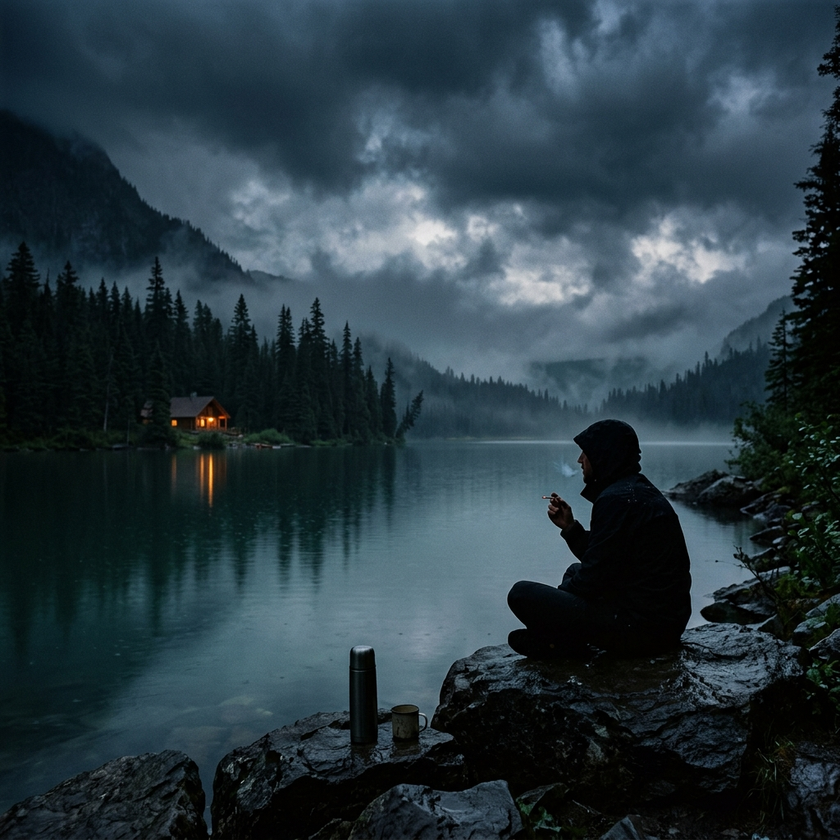
#> input picture assets/images/lake_guy.png, 840 x 840 px, shrunk from 1024 x 1024 before the run, found by its file name
$ python draw_person_wide.py
#> lines starting #> are read from the running program, lines starting #| are printed output that depends on the picture
from PIL import Image, ImageDraw

img = Image.open('c:/laragon/www/my_vibe/assets/images/lake_guy.png').convert('RGB')
#> img is the input picture: PIL image 840x840 RGB; mean R, G, B 41.6, 58.4, 66.7
w, h = img.size
#> w = 840; h = 840

# From the first grid view, the man's silhouette is clearly visible
# and his raised hand/arm with cigarette extends forward
# The cigarette tip appears to be around x=55-57%, y=53-56%
# Let's create a MUCH wider view showing the man's upper body

cx = int(w * 0.60)
#> cx = 504
cy = int(h * 0.55)
#> cy = 462
crop_size = 200  # larger area

x1, y1 = max(0, cx - crop_size), max(0, cy - crop_size)
#> x1 = 304; y1 = 262
x2, y2 = min(w, cx + crop_size), min(h, cy + crop_size)
#> x2 = 704; y2 = 662

crop = img.crop((x1, y1, x2, y2))
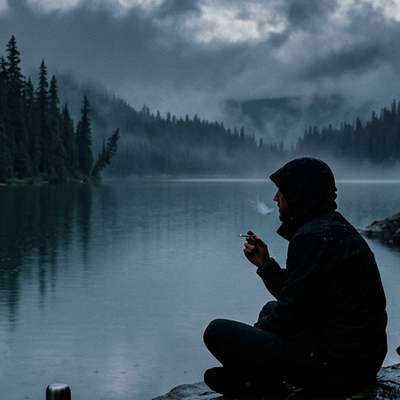
#> crop: PIL image 400x400 RGB; mean R, G, B 61.2, 80.4, 90.1
cw, ch = crop.size
#> cw = 400; ch = 400

draw = ImageDraw.Draw(crop)

# Draw precise grid every 2% (easier to read)
for x_pct in range(35, 82, 2):
    cx_pct = int(w * x_pct / 100) - x1
    if 0 <= cx_pct < cw:
        color = (255, 0, 0) if x_pct % 10 == 0 else (120, 0, 0)
        draw.line([(cx_pct, 0), (cx_pct, ch)], fill=color, width=1)
        if x_pct % 4 == 0:
            draw.text((cx_pct + 1, 3), f"{x_pct}", fill=(255, 100, 100))

for y_pct in range(33, 78, 2):
    cy_pct = int(h * y_pct / 100) - y1
    if 0 <= cy_pct < ch:
        color = (0, 255, 0) if y_pct % 10 == 0 else (0, 120, 0)
        draw.line([(0, cy_pct), (cw, cy_pct)], fill=color, width=1)
        if y_pct % 4 == 0:
            draw.text((3, cy_pct + 1), f"{y_pct}", fill=(100, 255, 100))

# Mark old current
cm_old_x = int(w * 0.635) - x1
#> cm_old_x = 229
cm_old_y = int(h * 0.590) - y1
#> cm_old_y = 233
draw.ellipse([(cm_old_x-5, cm_old_y-5), (cm_old_x+5, cm_old_y+5)], outline=(255,255,0), width=2)
draw.text((cm_old_x + 7, cm_old_y), "OLD pos", fill=(255, 255, 0))

dest_path = 'C:/Users/LENOVO/.gemini/antigravity-ide/brain/70d14234-39af-44f8-a996-b4b7f4ef5622/person_wide_grid.png'
crop.save(dest_path)
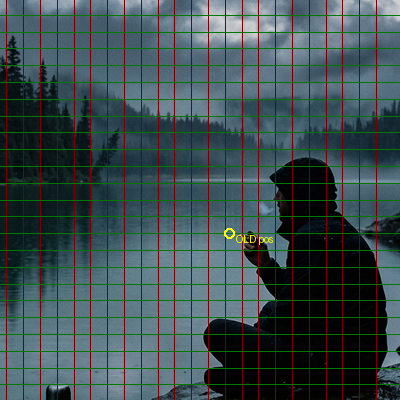
#> saved as person_wide_grid.png: PIL image 400x400 RGB; mean R, G, B 61.1, 78.5, 80
print(f"Saved to {dest_path}")

$ run again, with assets/images/rainy_forest.jpg saved as assets/images/lake_guy.png
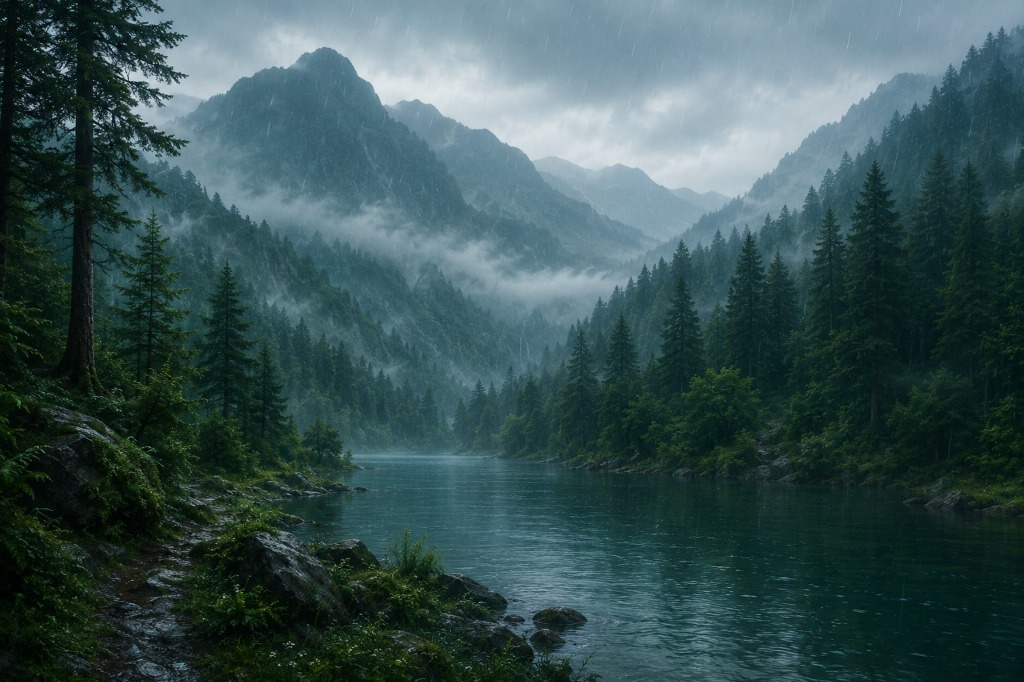
#> input picture assets/images/rainy_forest.jpg, 1024 x 682 px, found by its file name
#> img is the input picture: PIL image 1024x682 RGB; mean R, G, B 56.5, 82.1, 83.3
#> `crop = img.crop((x1, y1, x2, y2))`:
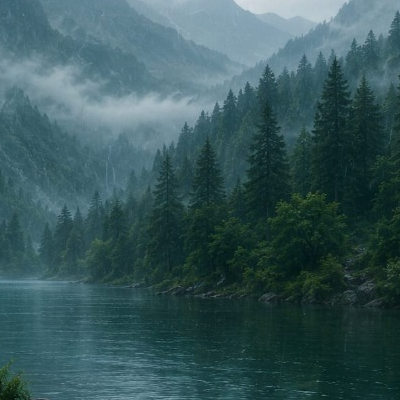
#> crop: PIL image 400x400 RGB; mean R, G, B 56.3, 87.6, 91
#> `crop.save(dest_path)`:
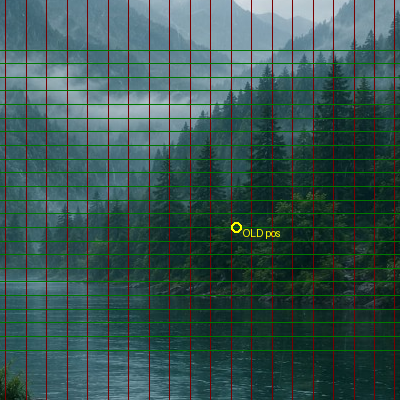
#> saved as person_wide_grid.png: PIL image 400x400 RGB; mean R, G, B 56.7, 85.9, 81.9
